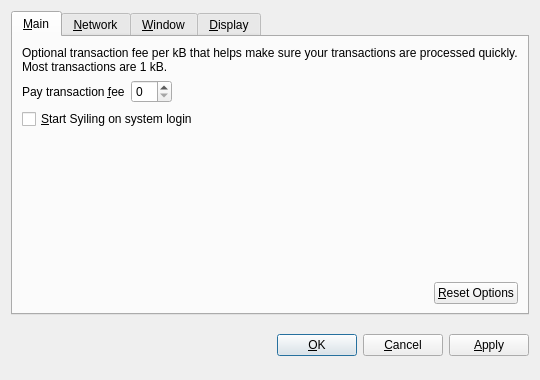
<?xml version="1.0" encoding="UTF-8"?>
<ui version="4.0">
 <class>OptionsDialog</class>
 <widget class="QDialog" name="OptionsDialog">
  <property name="geometry">
   <rect>
    <x>0</x>
    <y>0</y>
    <width>540</width>
    <height>380</height>
   </rect>
  </property>
  <property name="windowTitle">
   <string>Options</string>
  </property>
  <property name="modal">
   <bool>true</bool>
  </property>
  <layout class="QVBoxLayout" name="verticalLayout">
   <item>
    <widget class="QTabWidget" name="tabWidget">
     <property name="tabPosition">
      <enum>QTabWidget::North</enum>
     </property>
     <property name="currentIndex">
      <number>0</number>
     </property>
     <widget class="QWidget" name="tabMain">
      <attribute name="title">
       <string>&amp;Main</string>
      </attribute>
      <layout class="QVBoxLayout" name="verticalLayout_Main">
       <item>
        <widget class="QLabel" name="transactionFeeInfoLabel">
         <property name="text">
          <string>Optional transaction fee per kB that helps make sure your transactions are processed quickly. Most transactions are 1 kB.</string>
         </property>
         <property name="textFormat">
          <enum>Qt::PlainText</enum>
         </property>
         <property name="wordWrap">
          <bool>true</bool>
         </property>
        </widget>
       </item>
       <item>
        <layout class="QHBoxLayout" name="horizontalLayout_1_Main">
         <item>
          <widget class="QLabel" name="transactionFeeLabel">
           <property name="text">
            <string>Pay transaction &amp;fee</string>
           </property>
           <property name="textFormat">
            <enum>Qt::PlainText</enum>
           </property>
           <property name="buddy">
            <cstring>transactionFee</cstring>
           </property>
          </widget>
         </item>
         <item>
          <widget class="BitcoinAmountField" name="transactionFee"/>
         </item>
         <item>
          <spacer name="horizontalSpacer_1_Main">
           <property name="orientation">
            <enum>Qt::Horizontal</enum>
           </property>
           <property name="sizeHint" stdset="0">
            <size>
             <width>40</width>
             <height>20</height>
            </size>
           </property>
          </spacer>
         </item>
        </layout>
       </item>
       <item>
        <widget class="QCheckBox" name="bitcoinAtStartup">
         <property name="toolTip">
          <string>Automatically start Syiling after logging in to the system.</string>
         </property>
         <property name="text">
          <string>&amp;Start Syiling on system login</string>
         </property>
        </widget>
       </item>
       <item>
        <spacer name="verticalSpacer_Main">
         <property name="orientation">
          <enum>Qt::Vertical</enum>
         </property>
         <property name="sizeHint" stdset="0">
          <size>
           <width>20</width>
           <height>40</height>
          </size>
         </property>
        </spacer>
       </item>
       <item>
        <layout class="QHBoxLayout" name="horizontalLayout_2_Main">
         <item>
          <spacer name="horizontalSpacer_2_Main">
           <property name="orientation">
            <enum>Qt::Horizontal</enum>
           </property>
           <property name="sizeHint" stdset="0">
            <size>
             <width>40</width>
             <height>20</height>
            </size>
           </property>
          </spacer>
         </item>
         <item>
          <widget class="QPushButton" name="resetButton">
           <property name="toolTip">
            <string>Reset all client options to default.</string>
           </property>
           <property name="text">
            <string>&amp;Reset Options</string>
           </property>
           <property name="autoDefault">
            <bool>false</bool>
           </property>
          </widget>
         </item>
        </layout>
       </item>
      </layout>
     </widget>
     <widget class="QWidget" name="tabNetwork">
      <attribute name="title">
       <string>&amp;Network</string>
      </attribute>
      <layout class="QVBoxLayout" name="verticalLayout_Network">
       <item>
        <widget class="QCheckBox" name="mapPortUpnp">
         <property name="toolTip">
          <string>Automatically open the Syiling client port on the router. This only works when your router supports UPnP and it is enabled.</string>
         </property>
         <property name="text">
          <string>Map port using &amp;UPnP</string>
         </property>
        </widget>
       </item>
       <item>
        <widget class="QCheckBox" name="connectSocks">
         <property name="toolTip">
          <string>Connect to the Syiling network through a SOCKS proxy (e.g. when connecting through Tor).</string>
         </property>
         <property name="text">
          <string>&amp;Connect through SOCKS proxy:</string>
         </property>
        </widget>
       </item>
       <item>
        <layout class="QHBoxLayout" name="horizontalLayout_Network">
         <item>
          <widget class="QLabel" name="proxyIpLabel">
           <property name="text">
            <string>Proxy &amp;IP:</string>
           </property>
           <property name="textFormat">
            <enum>Qt::PlainText</enum>
           </property>
           <property name="buddy">
            <cstring>proxyIp</cstring>
           </property>
          </widget>
         </item>
         <item>
          <widget class="QValidatedLineEdit" name="proxyIp">
           <property name="maximumSize">
            <size>
             <width>140</width>
             <height>16777215</height>
            </size>
           </property>
           <property name="toolTip">
            <string>IP address of the proxy (e.g. 127.0.0.1)</string>
           </property>
          </widget>
         </item>
         <item>
          <widget class="QLabel" name="proxyPortLabel">
           <property name="text">
            <string>&amp;Port:</string>
           </property>
           <property name="textFormat">
            <enum>Qt::PlainText</enum>
           </property>
           <property name="buddy">
            <cstring>proxyPort</cstring>
           </property>
          </widget>
         </item>
         <item>
          <widget class="QLineEdit" name="proxyPort">
           <property name="maximumSize">
            <size>
             <width>55</width>
             <height>16777215</height>
            </size>
           </property>
           <property name="toolTip">
            <string>Port of the proxy (e.g. 9050)</string>
           </property>
          </widget>
         </item>
         <item>
          <widget class="QLabel" name="socksVersionLabel">
           <property name="text">
            <string>SOCKS &amp;Version:</string>
           </property>
           <property name="textFormat">
            <enum>Qt::PlainText</enum>
           </property>
           <property name="buddy">
            <cstring>socksVersion</cstring>
           </property>
          </widget>
         </item>
         <item>
          <widget class="QValueComboBox" name="socksVersion">
           <property name="toolTip">
            <string>SOCKS version of the proxy (e.g. 5)</string>
           </property>
          </widget>
         </item>
         <item>
          <spacer name="horizontalSpacer_Network">
           <property name="orientation">
            <enum>Qt::Horizontal</enum>
           </property>
           <property name="sizeHint" stdset="0">
            <size>
             <width>40</width>
             <height>20</height>
            </size>
           </property>
          </spacer>
         </item>
        </layout>
       </item>
       <item>
        <spacer name="verticalSpacer_Network">
         <property name="orientation">
          <enum>Qt::Vertical</enum>
         </property>
         <property name="sizeHint" stdset="0">
          <size>
           <width>20</width>
           <height>40</height>
          </size>
         </property>
        </spacer>
       </item>
      </layout>
     </widget>
     <widget class="QWidget" name="tabWindow">
      <attribute name="title">
       <string>&amp;Window</string>
      </attribute>
      <layout class="QVBoxLayout" name="verticalLayout_Window">
       <item>
        <widget class="QCheckBox" name="minimizeToTray">
         <property name="toolTip">
          <string>Show only a tray icon after minimizing the window.</string>
         </property>
         <property name="text">
          <string>&amp;Minimize to the tray instead of the taskbar</string>
         </property>
        </widget>
       </item>
       <item>
        <widget class="QCheckBox" name="minimizeOnClose">
         <property name="toolTip">
          <string>Minimize instead of exit the application when the window is closed. When this option is enabled, the application will be closed only after selecting Quit in the menu.</string>
         </property>
         <property name="text">
          <string>M&amp;inimize on close</string>
         </property>
        </widget>
       </item>
       <item>
        <spacer name="verticalSpacer_Window">
         <property name="orientation">
          <enum>Qt::Vertical</enum>
         </property>
         <property name="sizeHint" stdset="0">
          <size>
           <width>20</width>
           <height>40</height>
          </size>
         </property>
        </spacer>
       </item>
      </layout>
     </widget>
     <widget class="QWidget" name="tabDisplay">
      <attribute name="title">
       <string>&amp;Display</string>
      </attribute>
      <layout class="QVBoxLayout" name="verticalLayout_Display">
       <item>
        <layout class="QHBoxLayout" name="horizontalLayout_1_Display">
         <item>
          <widget class="QLabel" name="langLabel">
           <property name="text">
            <string>User Interface &amp;language:</string>
           </property>
           <property name="textFormat">
            <enum>Qt::PlainText</enum>
           </property>
           <property name="buddy">
            <cstring>lang</cstring>
           </property>
          </widget>
         </item>
         <item>
          <widget class="QValueComboBox" name="lang">
           <property name="toolTip">
            <string>The user interface language can be set here. This setting will take effect after restarting Syiling.</string>
           </property>
          </widget>
         </item>
        </layout>
       </item>
       <item>
        <layout class="QHBoxLayout" name="horizontalLayout_2_Display">
         <item>
          <widget class="QLabel" name="unitLabel">
           <property name="text">
            <string>&amp;Unit to show amounts in:</string>
           </property>
           <property name="textFormat">
            <enum>Qt::PlainText</enum>
           </property>
           <property name="buddy">
            <cstring>unit</cstring>
           </property>
          </widget>
         </item>
         <item>
          <widget class="QValueComboBox" name="unit">
           <property name="toolTip">
            <string>Choose the default subdivision unit to show in the interface and when sending coins.</string>
           </property>
          </widget>
         </item>
        </layout>
       </item>
       <item>
        <widget class="QCheckBox" name="displayAddresses">
         <property name="toolTip">
          <string>Whether to show Syiling addresses in the transaction list or not.</string>
         </property>
         <property name="text">
          <string>&amp;Display addresses in transaction list</string>
         </property>
        </widget>
       </item>
       <item>
        <spacer name="verticalSpacer_Display">
         <property name="orientation">
          <enum>Qt::Vertical</enum>
         </property>
         <property name="sizeHint" stdset="0">
          <size>
           <width>20</width>
           <height>40</height>
          </size>
         </property>
        </spacer>
       </item>
      </layout>
     </widget>
    </widget>
   </item>
   <item>
    <layout class="QHBoxLayout" name="horizontalLayout_Buttons">
     <item>
      <spacer name="horizontalSpacer_1">
       <property name="orientation">
        <enum>Qt::Horizontal</enum>
       </property>
       <property name="sizeHint" stdset="0">
        <size>
         <width>40</width>
         <height>48</height>
        </size>
       </property>
      </spacer>
     </item>
     <item>
      <widget class="QLabel" name="statusLabel">
       <property name="font">
        <font>
         <weight>75</weight>
         <bold>true</bold>
        </font>
       </property>
       <property name="text">
        <string/>
       </property>
       <property name="textFormat">
        <enum>Qt::PlainText</enum>
       </property>
       <property name="wordWrap">
        <bool>true</bool>
       </property>
      </widget>
     </item>
     <item>
      <spacer name="horizontalSpacer_2">
       <property name="orientation">
        <enum>Qt::Horizontal</enum>
       </property>
       <property name="sizeHint" stdset="0">
        <size>
         <width>40</width>
         <height>48</height>
        </size>
       </property>
      </spacer>
     </item>
     <item>
      <widget class="QPushButton" name="okButton">
       <property name="text">
        <string>&amp;OK</string>
       </property>
      </widget>
     </item>
     <item>
      <widget class="QPushButton" name="cancelButton">
       <property name="text">
        <string>&amp;Cancel</string>
       </property>
       <property name="autoDefault">
        <bool>false</bool>
       </property>
      </widget>
     </item>
     <item>
      <widget class="QPushButton" name="applyButton">
       <property name="text">
        <string>&amp;Apply</string>
       </property>
       <property name="autoDefault">
        <bool>false</bool>
       </property>
      </widget>
     </item>
    </layout>
   </item>
  </layout>
 </widget>
 <customwidgets>
  <customwidget>
   <class>BitcoinAmountField</class>
   <extends>QSpinBox</extends>
   <header>bitcoinamountfield.h</header>
  </customwidget>
  <customwidget>
   <class>QValueComboBox</class>
   <extends>QComboBox</extends>
   <header>qvaluecombobox.h</header>
  </customwidget>
  <customwidget>
   <class>QValidatedLineEdit</class>
   <extends>QLineEdit</extends>
   <header>qvalidatedlineedit.h</header>
  </customwidget>
 </customwidgets>
 <resources/>
 <connections/>
</ui>
